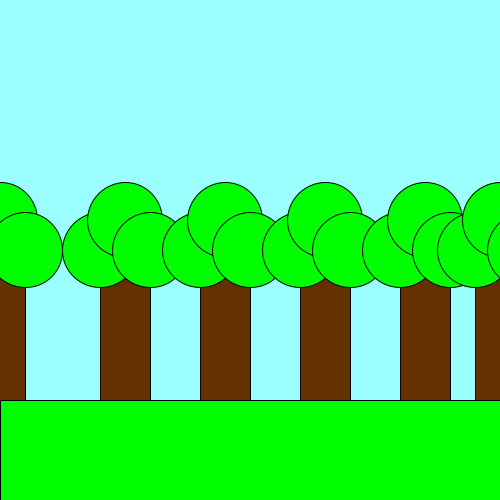
Frame 1 (no input)
Frame 60 (the mouse pressed at the canvas centre just before this capture): identical to frame 1, image omitted
Frame 120 (the mouse held since frame 60 and released just before this capture): identical to frame 1, image omitted

The Processing sketch that drew this single still picture (run headless with seeded random() and noise(); from frame 60 on, the mouse is pressed at the canvas centre):

// Processing sketch: opdracht9_10
// ── opdracht9_10.pde


void setup(){
size(500,500);
background(155,255,255);
tekenBos();
} 

void draw (){
  
}
  
  void tekenBoom(int x, int y){
  
  fill(100,50,0);
  rect(x,y,50,150);
  
  fill(0,255,0);
  ellipse(x,y,75,75);
   ellipse(x + 25,y -30 ,75,75);
 ellipse(x + 50 ,y ,75,75);
  }
void tekenBos() {
  fill(0,255,0);
  rect(0,400,800,200);
  
  tekenBoom(- 25,250);
  tekenBoom(100,250);
  tekenBoom(200, 250);
  tekenBoom(300, 250);
  tekenBoom(400,250);
  tekenBoom(475,250);
  
  
}
